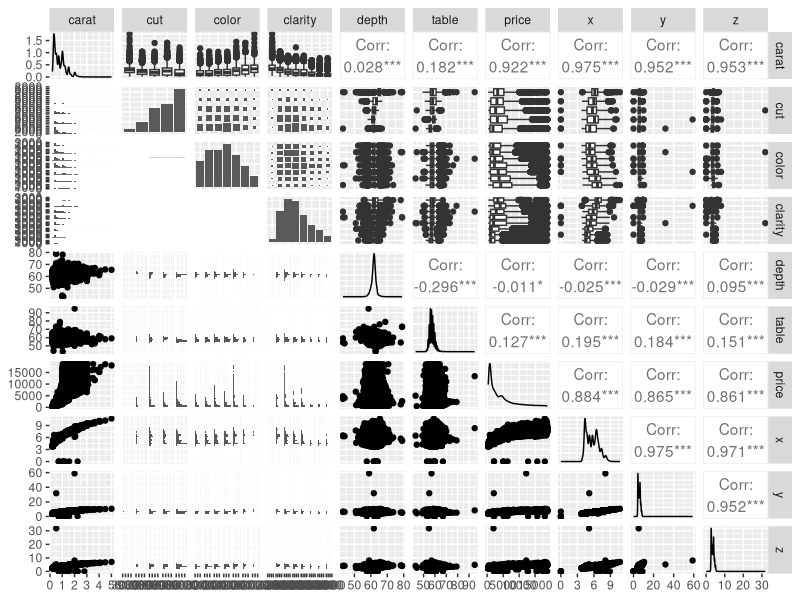
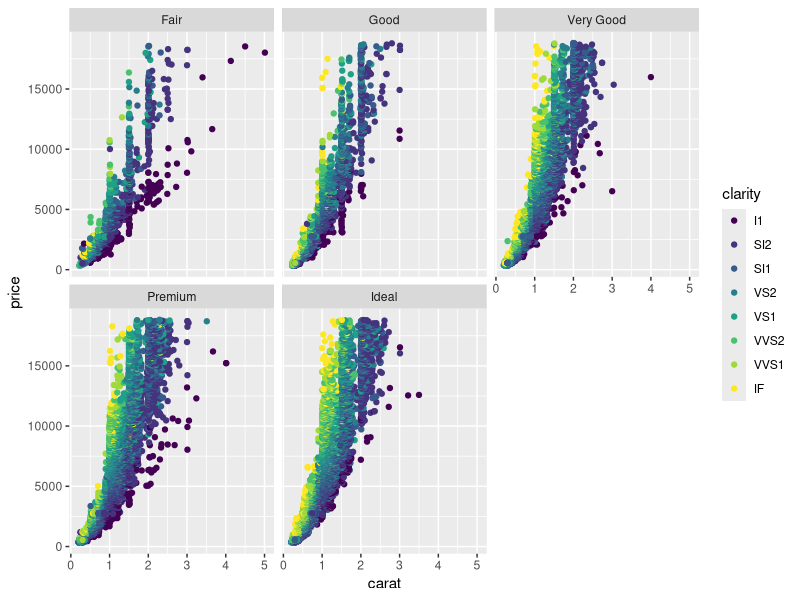
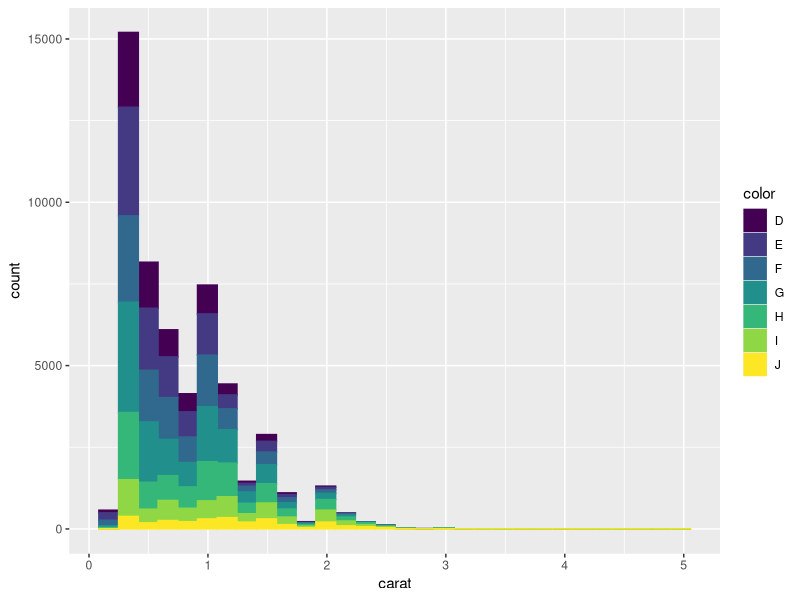

Write R code to recreate these figures, in order.
## ---- chunk 1
knitr::opts_chunk$set(echo = TRUE)
library(tidyverse)
library(skimr)
library(GGally)
## ---- chunk 2
print(names(diamonds))

print(dim(diamonds))

print(summary(diamonds))

print(head(diamonds))

print(tail(diamonds))

skimr::skim(diamonds)

# Create a pairs plot using `ggpairs()` 

GGally::ggpairs(diamonds)

# Create a basic `ggplot()` scatter plot of diamonds price as a function of carat
ggplot(data = diamonds, aes(x = carat, y = price)) +
  geom_point() +
  aes(color = clarity) +
  facet_wrap(~cut)

# Create a histogram showing the distribution of values in the `carat` column
ggplot(data = diamonds, aes(x = carat, fill = color)) +
  geom_histogram() +
  aes(color = color)
